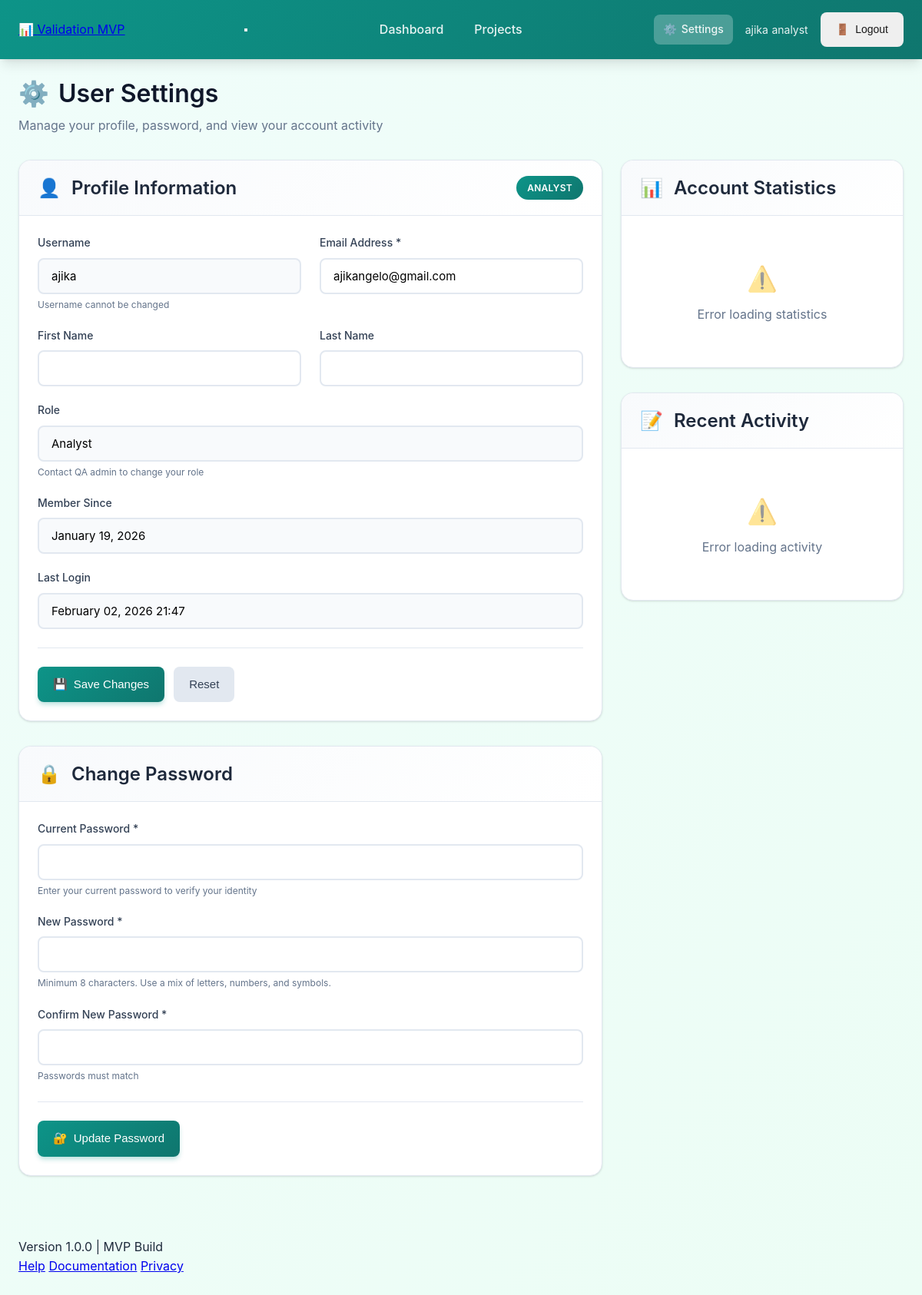
/settings/ (signed in), run on the app's committed database.
### apps/users/models.py (models this page shows, shortened)
class User(AbstractUser):
    ROLE_CHOICES = [
        ('analyst', 'Analyst'),
        ('reviewer', 'Reviewer'),
        ('qa', 'QA'),
    ]
    role = models.CharField(max_length=20, choices=ROLE_CHOICES, default='analyst')

### apps/frontend/views.py (the view)
# urls.py: path('settings/', views.settings, name='settings'),
@login_required(login_url='login')
def settings(request):
    return render(request, 'settings.html')

### templates/settings.html (shortened to what this page needs)
{% extends 'base.html' %}
{% load static %}
{% block content %}
<div class="container">
    <div class="page-header">
        <h1>
            <span class="page-icon">⚙️</span>
            User Settings
        </h1>
        <p class="page-description">Manage your profile, password, and view your account activity</p>
    </div>
    <div class="row">
        <div class="col-8">
            <div class="card mb-4">
                <div class="card-header">
                    <h2>
                        <span class="card-icon">👤</span>
                        Profile Information
                    </h2>
                    <span class="badge badge-role">{{ user.get_role_display }}</span>
                </div>
                <div class="card-body">
                    <form id="profileForm" class="form-horizontal">
                        <div class="row">
                            <div class="col-6">
                                <div class="form-group">
                                    <label for="username">Username</label>
                                    <input type="text" id="username" name="username" class="form-control" value="{{ user.username }}" readonly>
                                    <small class="form-text text-muted">Username cannot be changed</small>
                                </div>
                            </div>
                            <div class="col-6">
                                <div class="form-group">
                                    <label for="email">Email Address *</label>
                                    <input type="email" id="email" name="email" class="form-control" value="{{ user.email }}" required>
                                </div>
                            </div>
                        </div>
                        <div class="row">
                            <div class="col-6">
                                <div class="form-group">
                                    <label for="first_name">First Name</label>
                                    <input type="text" id="first_name" name="first_name" class="form-control" value="{{ user.first_name }}">
                                </div>
                            </div>
                            <div class="col-6">
                                <div class="form-group">
                                    <label for="last_name">Last Name</label>
                                    <input type="text" id="last_name" name="last_name" class="form-control" value="{{ user.last_name }}">
                                </div>
                            </div>
                        </div>
                        <div class="form-group">
                            <label>Role</label>
                            <input type="text" class="form-control" value="{{ user.get_role_display }}" readonly>
                            <small class="form-text text-muted">Contact QA admin to change your role</small>
                        </div>
                        <div class="form-group">
                            <label>Member Since</label>
                            <input type="text" class="form-control" value="{{ user.date_joined|date:'F d, Y' }}" readonly>
                        </div>
                        <div class="form-group">
                            <label>Last Login</label>
                            <input type="text" class="form-control" value="{% if user.last_login %}{{ user.last_login|date:'F d, Y H:i' }}{% else %}Never{% endif %}" readonly>
                        </div>
                        <div class="form-actions">
                            <button type="submit" class="btn btn-primary">
                                <span class="btn-icon">💾</span>
                                Save Changes
                            </button>
                            <button type="reset" class="btn btn-secondary">Reset</button>
                        </div>
                    </form>
                </div>
            </div>
            <div class="card mb-4">
                <div class="card-header">
                    <h2>
                        <span class="card-icon">🔒</span>
                        Change Password
                    </h2>
                </div>
                <div class="card-body">
                    <form id="passwordForm" class="form-horizontal">
                        <div class="form-group">
                            <label for="current_password">Current Password *</label>
                            <input type="password" id="current_password" name="current_password" class="form-control" required>
                            <small class="form-text text-muted">Enter your current password to verify your identity</small>
                        </div>
                        <div class="form-group">
                            <label for="new_password">New Password *</label>
                            <input type="password" id="new_password" name="new_password" class="form-control" required minlength="8">
                            <small class="form-text text-muted">Minimum 8 characters. Use a mix of letters, numbers, and symbols.</small>
                        </div>
                        <div class="form-group">
                            <label for="confirm_password">Confirm New Password *</label>
                            <input type="password" id="confirm_password" name="confirm_password" class="form-control" required>
                            <small class="form-text text-muted" id="passwordMatch">Passwords must match</small>
                        </div>
                        <div class="form-actions">
                            <button type="submit" class="btn btn-primary">
                                <span class="btn-icon">🔐</span>
                                Update Password
                            </button>
                        </div>
                    </form>
                </div>
            </div>
        </div>
        <div class="col-4">
            <div class="card mb-4">
                <div class="card-header">
                    <h2>
                        <span class="card-icon">📊</span>
                        Account Statistics
                    </h2>
                </div>
                <div class="card-body">
                    <div id="userStats" class="stats-container">
                    </div>
                </div>
            </div>
            <div class="card">
                <div class="card-header">
                    <h2>
                        <span class="card-icon">📝</span>
                        Recent Activity
                    </h2>
                </div>
                <div class="card-body">
                    <div id="activityLog" class="activity-container">
                    </div>
                </div>
            </div>
        </div>
    </div>
</div>
{% endblock %}

### templates/base.html (shortened to what this page needs)
{% load static %}
<!DOCTYPE html>
<html lang="en">
<head>
    <link rel="stylesheet" href="{% static 'css/style.css' %}">
</head>
<body>
    {% if user.is_authenticated %}
    <header class="site-header">
        <div class="container">
            <nav class="main-nav">
                <div class="nav-brand">
                    <a href="/" class="logo-link">
                        <span class="logo-icon">📊</span>
                        <span class="logo-text">Validation MVP</span>
                    </a>
                </div>
                <button class="nav-toggle" id="navToggle" aria-label="Toggle navigation" aria-expanded="false">
                </button>
                <div class="nav-menu" id="navMenu">
                    <ul class="nav-links">
                        <li class="nav-item">
                            <a href="/" class="nav-link {% if request.path == '/' %}active{% endif %}">Dashboard</a>
                        </li>
                        <li class="nav-item">
                            <a href="/projects/" class="nav-link {% if '/projects/' in request.path %}active{% endif %}">Projects</a>
                        </li>
                    </ul>
                </div>
                <div class="user-menu">
                    <a href="/settings/" class="nav-link settings-link {% if '/settings/' in request.path %}active{% endif %}" title="Settings">
                        <span class="nav-icon">⚙️</span>
                        <span class="settings-text">Settings</span>
                    </a>
                    <div class="user-info">
                        <span class="user-name">{{ user.username }}</span>
                        <span class="user-role">{{ user.role }}</span>
                    </div>
                    <form method="post" action="/accounts/logout/" class="logout-form">
                        <button type="submit" class="btn btn-logout">
                            <span class="btn-icon">🚪</span>
                            <span class="btn-text">Logout</span>
                        </button>
                    </form>
                </div>
            </nav>
        </div>
    </header>
    {% endif %}
    <main class="main-content">
        {% block content %}{% endblock %}
    </main>
    <footer class="site-footer">
        <div class="container">
            <div class="footer-content">
                <div class="footer-left">
                    <p class="version-info">Version 1.0.0 | MVP Build</p>
                </div>
                <div class="footer-right">
                    <a href="/help/" class="footer-link">Help</a>
                    <a href="/docs/" class="footer-link">Documentation</a>
                    <a href="/privacy/" class="footer-link">Privacy</a>
                </div>
            </div>
        </div>
    </footer>
</body>
</html>

### templates/settings.html (style rules this page uses)
.page-header { margin-bottom: 2rem; }
.page-header h1 { display: flex; align-items: center; gap: 0.75rem; margin-bottom: 0.5rem; }
.page-icon { font-size: 2rem; }
.page-description { color: var(--gray-500); margin: 0; }
.card-icon { margin-right: 0.5rem; }
.badge-role { background: linear-gradient(135deg, var(--primary) 0%, var(--primary-dark) 100%); color: white; padding: 0.375rem 0.875rem; border-radius: 9999px; font-size: 0.75rem; font-weight: 600; text-transform: uppercase; letter-spacing: 0.025em; }
.form-horizontal .row { margin-bottom: 0; }
.form-control[readonly] { background-color: var(--gray-50); cursor: not-allowed; }
.form-actions { display: flex; gap: 0.75rem; margin-top: 1.5rem; padding-top: 1.5rem; border-top: 1px solid var(--gray-200); }
.stats-container { display: flex; flex-direction: column; gap: 1rem; }
.activity-container { max-height: 500px; overflow-y: auto; }

### data on the page
User: username "ajika", role "analyst", role "ANALYST", email "ajikangelo@gmail.com", role "Analyst", date_joined "January 19, 2026", last_login "February 02, 2026 21:47"
